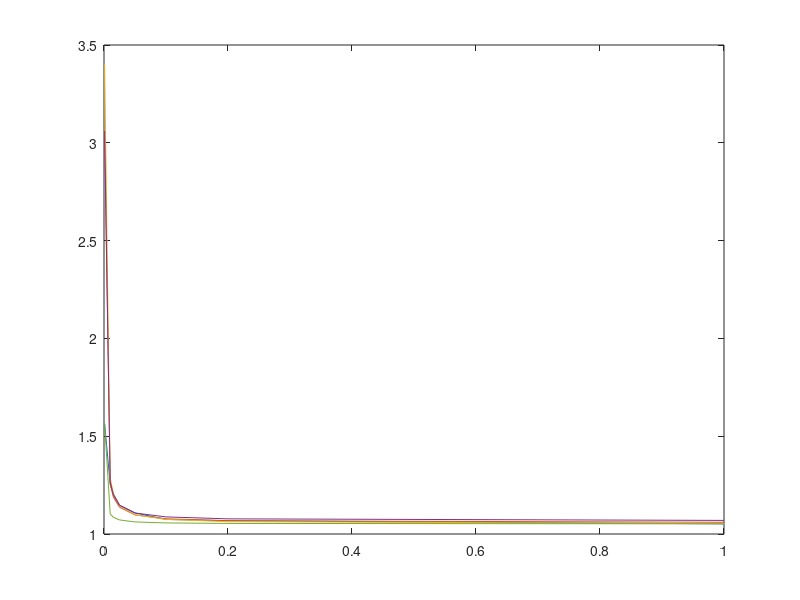

Source code (MATLAB):
close all;
clear all;
R2 = [1,0.2,0.1,0.05,0.025,0.015,0.01,0.001]';
R2 = R2(end:-1:1);
P11=[1.052,1.06802030456853,1.07456588355465,1.10736842105263,1.14721919302072,1.20780711825488,1.25536992840095,1.5631500742942]';
P11= P11(end:-1:1);
P12=[1.045,1.06415478615071,1.07621009268795,1.11170212765957,1.16111111111111,1.23085983510012,1.29652605459057,1.6328125]';
P12= P12(end:-1:1);
P13=[1.057,1.07527975584944,1.08410256410256,1.10449320794148,1.13900862068966,1.20662100456621,1.25236966824645,1.5453216374269]';
P13= P13(end:-1:1);
P14=[0.981,1,1.01658031088083,1.05032119914347,1.10472972972973,1.17767106842737,1.25287356321839,1.5696]';
P14= P14(end:-1:1);


function [a,b]=hyperbole(x1,x2,y1,y2)
  a = x1*x2*(y1-y2)/(x2-x1);
  b = y1 - a/x1;
endfunction

[a11,b11]=hyperbole(R2(2),R2(end-1),P11(2),P11(end-1))
[a21,b21]=hyperbole(R2(3),R2(end-2),P11(3),P11(end-2))
[a31,b31]=hyperbole(R2(4),R2(end-3),P11(4),P11(end-3))
[a41,b41]=hyperbole(R2(1),R2(end),P11(1),P11(end))
figure;
plot(R2,P11,R2,a11*1./R2+b11,R2,a21*1./R2+b21,R2,a31*1./R2+b31,R2,a41*1./R2+b41);

%{
[a12,b12]=hyperbole(R2(2),R2(end-1),P12(2),P12(end-1))
figure;
plot(R2,P12,R2,a12*1./R2+b12);


[a13,b13]=hyperbole(R2(2),R2(end-1),P13(2),P13(end-1))
figure;
plot(R2,P13,R2,a13*1./R2+b13);

figure;
plot(P11,R2);


figure;
plot(R2(2:end),P11(2:end)/P11(1),R2(2:end),P12(2:end)/P12(1),
     R2(2:end),P13(2:end)/P13(1),R2(2:end),P14(2:end)/P14(1));
%}



